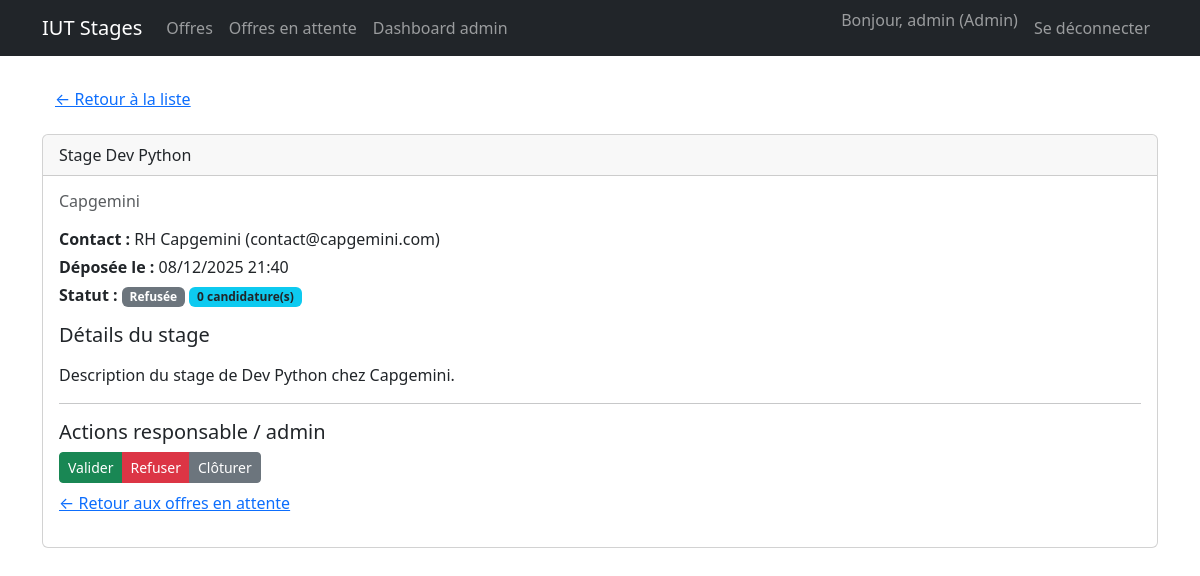
The page /1/ (signed in) on the database as committed earlier.
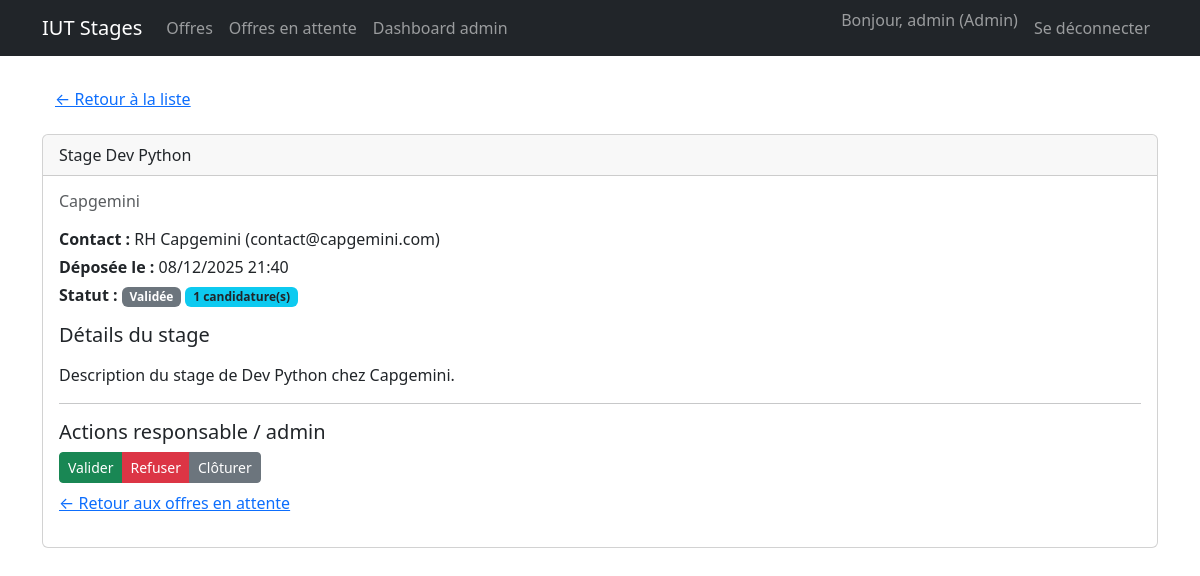
The same page on the database as committed later.
### offers/models.py (models this page shows, shortened)
class InternshipOffer(models.Model):
    STATUS_CHOICES = [
        ('pending', 'En attente de validation'),
        ('validated', 'Validée'),
        ('rejected', 'Refusée'),
        ('closed', 'Clôturée'),
    ]
    title = models.CharField(max_length=255)
    organization = models.CharField(max_length=255)
    contact_name = models.CharField(max_length=255)
    contact_email = models.EmailField()
    details = models.TextField()
    status = models.CharField(
        max_length=10,
        choices=STATUS_CHOICES,
        default='pending',
    )
    submission_date = models.DateTimeField(default=timezone.now)
    @property
    def applications_count(self) -> int:
        return self.applications.count()
    @property
    def is_open_for_applications(self) -> bool:
        return self.status == 'validated' and self.applications_count < 5

### offers/views.py (the view)
# urls.py: path('<int:pk>/', views.offer_detail, name='offer_detail'),
def offer_detail(request, pk):
    offer = get_object_or_404(InternshipOffer, pk=pk)
    visible_statuses = ['validated', 'closed']
    is_staff = request.user.is_authenticated and request.user.is_staff
    if offer.status not in visible_statuses and not is_staff:
        raise Http404("Cette offre n'est pas disponible.")
    is_student = request.user.is_authenticated and not request.user.is_staff
    can_apply = offer.is_open_for_applications and is_student
    context = {
        "offer": offer,
        "applications_count": offer.applications_count,
        "can_apply": can_apply,
    }
    return render(request, "offers/offer_detail.html", context)

### offers/templates/offers/offer_detail.html (shortened to what this page needs)
{% extends "base.html" %}
{% block content %}
<div class="mb-3">
  <a href="{% url 'offers:offer_list' %}" class="btn btn-link">&larr; Retour à la liste</a>
</div>
<div class="card">
  <div class="card-header">
      {{ offer.title }}
  </div>
  <div class="card-body">
    <h2 class="h6 text-muted mb-3">{{ offer.organization }}</h2>
    <p class="mb-1"><strong>Contact :</strong> {{ offer.contact_name }} ({{ offer.contact_email }})</p>
    <p class="mb-1"><strong>Déposée le :</strong> {{ offer.submission_date|date:"d/m/Y H:i" }}</p>
    <p class="mb-3">
      <strong>Statut :</strong>
      <span class="badge bg-secondary">{{ offer.get_status_display }}</span>
      <span class="badge bg-info text-dark">{{ applications_count }} candidature(s)</span>
    </p>
    <h5>Détails du stage</h5>
    <p>{{ offer.details|linebreaks }}</p>
    {% if user.is_authenticated and user.is_staff %}
      <hr>
      <h5>Actions responsable / admin</h5>
      <div class="btn-group" role="group">
        <a href="{% url 'offers:offer_set_status' offer.pk 'validated' %}"
           class="btn btn-success btn-sm">
          Valider
        </a>
        <a href="{% url 'offers:offer_set_status' offer.pk 'rejected' %}"
           class="btn btn-danger btn-sm">
          Refuser
        </a>
        <a href="{% url 'offers:offer_set_status' offer.pk 'closed' %}"
           class="btn btn-secondary btn-sm">
          Clôturer
        </a>
      </div>
      <p class="mt-2">
        <a href="{% url 'offers:offer_pending_list' %}">← Retour aux offres en attente</a>
      </p>
    {% endif %}
  </div>
</div>
{% endblock %}

Rows that differ between the two databases and show on the page:
changed InternshipOffer "Stage Dev Python": status "Refusée" → "Validée"
Other text that changed with them:
{{ applications_count }}: "0" → "1"
